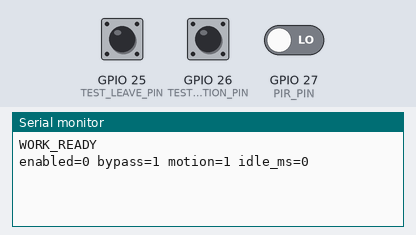
Bench run of a sketch on a simulated ESP32. Shown: the last lines printed to the serial monitor. Inputs (shaded band) come from the test bench; at power-on: GPIO 25 (TEST_LEAVE_PIN) HIGH, GPIO 26 (TEST_MOTION_PIN) LOW, GPIO 27 (PIR_PIN) LOW. WiFi joins after 1.5 s; servers stay silent unless stated; the local clock reads 2024-03-15 10:24:30 at power-on unless the sketch sets it; random numbers use the default seed unless the sketch sets one; EEPROM starts erased; no MQTT or app messages arrive unless stated.

Above: at 1.2 s.
1.3 s: GPIO 25 (TEST_LEAVE_PIN) pulled LOW for 0.15 s
At 1.51 s:
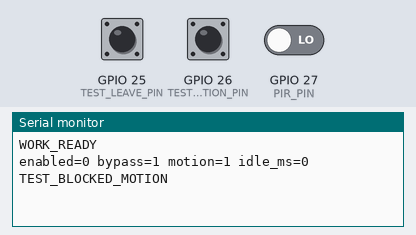
3.0 s: GPIO 26 (TEST_MOTION_PIN) pulled HIGH for 0.15 s
At 3.9 s:
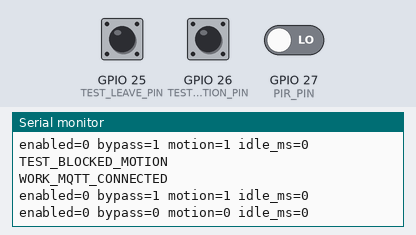
4.6 s: GPIO 25 (TEST_LEAVE_PIN) driven LOW and GPIO 26 (TEST_MOTION_PIN) driven HIGH
At 4.94 s:
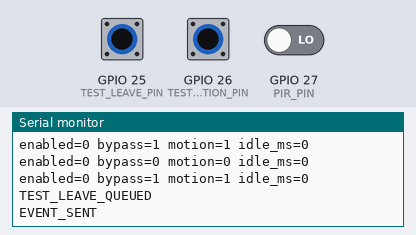
6.1 s: GPIO 27 (PIR_PIN) driven HIGH
At 7.0 s:
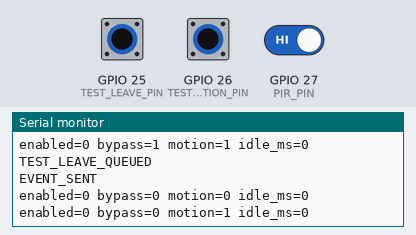
7.6 s: GPIO 25 (TEST_LEAVE_PIN) pulsed HIGH 5 times (0.12 s each, 0.3 s apart)
At 8.57 s:
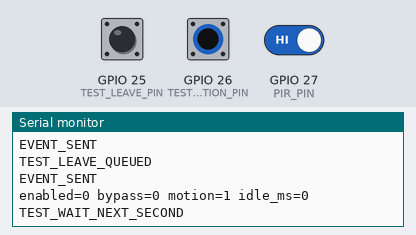

Measured:
- after the input at 1.3 s, the serial monitor: prints a new line at once (image 1)
- after the input at 3.0 s, the serial monitor: prints a new line after 0.06 s (image 2)
- after the input at 4.6 s, the serial monitor: prints a new line at once (image 3)
- after the input at 6.1 s, the serial monitor: prints a new line at once (image 4)
- after the input at 7.6 s, the serial monitor: prints a new line after 0.77 s (image 5)

The sketch:

WorkNode.ino
```cpp
#include <Arduino.h>
#include <WiFi.h>
#include <WiFiClientSecure.h>
#include <PubSubClient.h>
#include <time.h>
#include <Preferences.h>
#include <esp_system.h>
#include "config.h"
#include "schedule.h"
#include "notify.h"
#include "mode_button.h"

sa::DeskIdleDetector detector;
Preferences dayStore;
bool dayStoreReady = false;
struct Departure { uint32_t epoch; bool test; };
QueueHandle_t departures;
sa::ModeButton testButton;

// Send departure events over MQTT/TLS. This node does not send raw PIR readings or receive home commands.
void networkTask(void*) {
  WiFiClientSecure tls; tls.setCACert(ROOT_CA); tls.setHandshakeTimeout(5);
  PubSubClient mqtt(tls); mqtt.setServer("io.adafruit.com", 8883);
  mqtt.setSocketTimeout(2); mqtt.setKeepAlive(30);
  WiFi.mode(WIFI_STA); WiFi.begin(WIFI_SSID, WIFI_PASSWORD);
  configTzTime(LOCAL_TZ, "pool.ntp.org", "time.google.com");
  String topic = String(AIO_USERNAME) + "/feeds/sa-work-idle";
  char id[48];
  snprintf(id, sizeof(id), "work-%012llx-%08lx", (unsigned long long)ESP.getEfuseMac(), (unsigned long)esp_random());
  uint32_t retryAt = millis() - 10000, wifiAt = millis(), waitMs = 10000;
  uint32_t pending = 0, sentAt = 0;
  bool pendingTest = false;
  for (;;) {
    uint32_t now = millis();
    Departure event{};
    // One queued event is allowed. A newly received event replaces the event being resent.
    if (xQueueReceive(departures, &event, 0) == pdTRUE) {
      pending = event.epoch; pendingTest = event.test; sentAt = now - 15000;
    }
    uint32_t utc = (uint32_t)time(nullptr);
    if (pending && !sa::fresh(pending, utc, EVENT_MAX_AGE_SECONDS)) {
      Serial.println("EVENT_RETRY_WINDOW_END"); pending = 0;
    }
    if (WiFi.status() != WL_CONNECTED) {
      if (now - wifiAt >= 15000) { wifiAt = now; WiFi.reconnect(); }
    } else if (utc >= 1700000000) {
      if (!mqtt.connected() && now - retryAt >= waitMs) {
        retryAt = now;
        if (mqtt.connect(id, AIO_USERNAME, AIO_KEY)) { waitMs = 10000; Serial.println("WORK_MQTT_CONNECTED"); }
        else waitMs = waitMs < 30000 ? waitMs * 2 : 60000;
      }
      if (mqtt.connected()) {
        mqtt.loop();
        // Resend the same event; the home node rejects duplicate timestamps.
        if (pending && now - sentAt >= 15000) {
          sentAt = now;
          char text[48]; snprintf(text, sizeof(text), "v2|%s|%lu", pendingTest ? "work-test" : "work-desk", (unsigned long)pending);
          // EVENT_SENT reports publish success in this client. It is not an acknowledgement that the home node ran the task.
          Serial.println(mqtt.publish(topic.c_str(), text, false) ? "EVENT_SENT" : "EVENT_SEND_FAILED");
        }
      }
    }
    vTaskDelay(pdMS_TO_TICKS(20));
  }
}
void setup() {
  Serial.begin(115200);
  dayStoreReady = dayStore.begin("desk-idle", false);
  if (dayStoreReady) detector.firedDay = dayStore.getUInt("day", 0);
  else Serial.println("DAY_STORE_ERROR");
  pinMode(PIR_PIN, INPUT_PULLDOWN);
  pinMode(TEST_LEAVE_PIN, INPUT_PULLUP);
  pinMode(TEST_MOTION_PIN, INPUT_PULLUP);
  departures = xQueueCreate(1, sizeof(Departure));
  if (!departures) abort();
  // The alert task is available, but this firmware has no alerts::send call and cannot detect a disconnected PIR from LOW alone.
  alerts::begin();
  if (xTaskCreatePinnedToCore(networkTask, "network", 8192, nullptr, 1, nullptr, 0) != pdPASS) abort();
  Serial.println("WORK_READY");
}
void loop() {
  static uint32_t sampleAt = 0;
  uint32_t now = millis();
  bool forcedMotion = digitalRead(TEST_MOTION_PIN) == LOW;
  // Test leave skips weekday, work time, idle time and the daily limit. It requires a valid clock and a released continuous-motion switch; real PIR HIGH does not block it.
  if (testButton.sample(digitalRead(TEST_LEAVE_PIN) == LOW, now)) {
    time_t utc = time(nullptr);
    static uint32_t lastTest = 0;
    if (forcedMotion) Serial.println("TEST_BLOCKED_MOTION");
    else if (utc < 1700000000) Serial.println("TEST_CLOCK_NOT_READY");
    else if ((uint32_t)utc <= lastTest) Serial.println("TEST_WAIT_NEXT_SECOND");
    else {
      // Use a new timestamp for each accepted test press. Tests do not change the normal detector or its saved date.
      Departure event{(uint32_t)utc, true};
      if (xQueueSend(departures, &event, 0) == pdTRUE) {
        lastTest = event.epoch;
        Serial.println("TEST_LEAVE_QUEUED");
      } else Serial.println("WORK_QUEUE_FULL");
    }
  }
  if (now - sampleAt >= WORK_SAMPLE_MS) {
    sampleAt = now;
    time_t epoch = time(nullptr); struct tm local{};
    bool validClock = epoch >= 1700000000 && localtime_r(&epoch, &local);
    bool workingDay = validClock && sa::weekday(local.tm_wday);
    // Ignore PIR input on weekends. A LOW signal alone cannot confirm sensor health.
    bool motion = workingDay && (forcedMotion || digitalRead(PIR_PIN) == HIGH);
    // Normal detection starts on weekdays at 18:00. Earlier inactivity is not counted. A restart starts a new idle interval.
    bool enabled = workingDay && local.tm_hour * 60 + local.tm_min >= WORK_END_MINUTE;
    uint32_t day = validClock ? (local.tm_year + 1900) * 10000 + (local.tm_mon + 1) * 100 + local.tm_mday : 0;
    if (detector.sample(motion, enabled, day, now, IDLE_SECONDS * 1000)) {
      // Save the date before sending. Do not send if storage fails.
      if (!dayStoreReady || dayStore.putUInt("day", day) != sizeof(uint32_t)) {
        Serial.println("DAY_STORE_ERROR");
      } else {
        Departure value{(uint32_t)epoch, false};
        if (xQueueSend(departures, &value, 0) != pdTRUE) {
          Serial.println("WORK_QUEUE_FULL");
        } else {
          Serial.println("WORK_IDLE_QUEUED");
        }
      }
    }

    // Show the timer once per second.
    static uint32_t logAt = 0;
    if (now - logAt >= 1000) {
      logAt = now;
      Serial.printf(
        "enabled=%d bypass=%d motion=%d idle_ms=%lu\n",
        enabled,
        forcedMotion,
        motion,
        (unsigned long)detector.idleElapsedMs(now)
      );
    }
  }
  vTaskDelay(pdMS_TO_TICKS(5));
}
```

ca.h
```cpp
#pragma once

// Use these trusted public root certificates for TLS connections.
// Review and update these certificates if the server certificate chain changes.
static const char ROOT_CA[] = R"PEM(
-----BEGIN CERTIFICATE-----
MIIDjjCCAnagAwIBAgIQAzrx5qcRqaC7KGSxHQn65TANBgkqhkiG9w0BAQsFADBh
MQswCQYDVQQGEwJVUzEVMBMGA1UEChMMRGlnaUNlcnQgSW5jMRkwFwYDVQQLExB3
d3cuZGlnaWNlcnQuY29tMSAwHgYDVQQDExdEaWdpQ2VydCBHbG9iYWwgUm9vdCBH
MjAeFw0xMzA4MDExMjAwMDBaFw0zODAxMTUxMjAwMDBaMGExCzAJBgNVBAYTAlVT
MRUwEwYDVQQKEwxEaWdpQ2VydCBJbmMxGTAXBgNVBAsTEHd3dy5kaWdpY2VydC5j
b20xIDAeBgNVBAMTF0RpZ2lDZXJ0IEdsb2JhbCBSb290IEcyMIIBIjANBgkqhkiG
9w0BAQEFAAOCAQ8AMIIBCgKCAQEAuzfNNNx7a8myaJCtSnX/RrohCgiN9RlUyfuI
2/Ou8jqJkTx65qsGGmvPrC3oXgkkRLpimn7Wo6h+4FR1IAWsULecYxpsMNzaHxmx
1x7e/dfgy5SDN67sH0NO3Xss0r0upS/kqbitOtSZpLYl6ZtrAGCSYP9PIUkY92eQ
q2EGnI/yuum06ZIya7XzV+hdG82MHauVBJVJ8zUtluNJbd134/tJS7SsVQepj5Wz
tCO7TG1F8PapspUwtP1MVYwnSlcUfIKdzXOS0xZKBgyMUNGPHgm+F6HmIcr9g+UQ
vIOlCsRnKPZzFBQ9RnbDhxSJITRNrw9FDKZJobq7nMWxM4MphQIDAQABo0IwQDAP
BgNVHRMBAf8EBTADAQH/MA4GA1UdDwEB/wQEAwIBhjAdBgNVHQ4EFgQUTiJUIBiV
5uNu5g/6+rkS7QYXjzkwDQYJKoZIhvcNAQELBQADggEBAGBnKJRvDkhj6zHd6mcY
1Yl9PMWLSn/pvtsrF9+wX3N3KjITOYFnQoQj8kVnNeyIv/iPsGEMNKSuIEyExtv4
NeF22d+mQrvHRAiGfzZ0JFrabA0UWTW98kndth/Jsw1HKj2ZL7tcu7XUIOGZX1NG
Fdtom/DzMNU+MeKNhJ7jitralj41E6Vf8PlwUHBHQRFXGU7Aj64GxJUTFy8bJZ91
8rGOmaFvE7FBcf6IKshPECBV1/MUReXgRPTqh5Uykw7+U0b6LJ3/iyK5S9kJRaTe
pLiaWN0bfVKfjllDiIGknibVb63dDcY3fe0Dkhvld1927jyNxF1WW6LZZm6zNTfl
MrY=
-----END CERTIFICATE-----
-----BEGIN CERTIFICATE-----
MIIFazCCA1OgAwIBAgIRAIIQz7DSQONZRGPgu2OCiwAwDQYJKoZIhvcNAQELBQAw
TzELMAkGA1UEBhMCVVMxKTAnBgNVBAoTIEludGVybmV0IFNlY3VyaXR5IFJlc2Vh
cmNoIEdyb3VwMRUwEwYDVQQDEwxJU1JHIFJvb3QgWDEwHhcNMTUwNjA0MTEwNDM4
WhcNMzUwNjA0MTEwNDM4WjBPMQswCQYDVQQGEwJVUzEpMCcGA1UEChMgSW50ZXJu
ZXQgU2VjdXJpdHkgUmVzZWFyY2ggR3JvdXAxFTATBgNVBAMTDElTUkcgUm9vdCBY
MTCCAiIwDQYJKoZIhvcNAQEBBQADggIPADCCAgoCggIBAK3oJHP0FDfzm54rVygc
h77ct984kIxuPOZXoHj3dcKi/vVqbvYATyjb3miGbESTtrFj/RQSa78f0uoxmyF+
0TM8ukj13Xnfs7j/EvEhmkvBioZxaUpmZmyPfjxwv60pIgbz5MDmgK7iS4+3mX6U
A5/TR5d8mUgjU+g4rk8Kb4Mu0UlXjIB0ttov0DiNewNwIRt18jA8+o+u3dpjq+sW
T8KOEUt+zwvo/7V3LvSye0rgTBIlDHCNAymg4VMk7BPZ7hm/ELNKjD+Jo2FR3qyH
B5T0Y3HsLuJvW5iB4YlcNHlsdu87kGJ55tukmi8mxdAQ4Q7e2RCOFvu396j3x+UC
B5iPNgiV5+I3lg02dZ77DnKxHZu8A/lJBdiB3QW0KtZB6awBdpUKD9jf1b0SHzUv
KBds0pjBqAlkd25HN7rOrFleaJ1/ctaJxQZBKT5ZPt0m9STJEadao0xAH0ahmbWn
OlFuhjuefXKnEgV4We0+UXgVCwOPjdAvBbI+e0ocS3MFEvzG6uBQE3xDk3SzynTn
jh8BCNAw1FtxNrQHusEwMFxIt4I7mKZ9YIqioymCzLq9gwQbooMDQaHWBfEbwrbw
qHyGO0aoSCqI3Haadr8faqU9GY/rOPNk3sgrDQoo//fb4hVC1CLQJ13hef4Y53CI
rU7m2Ys6xt0nUW7/vGT1M0NPAgMBAAGjQjBAMA4GA1UdDwEB/wQEAwIBBjAPBgNV
HRMBAf8EBTADAQH/MB0GA1UdDgQWBBR5tFnme7bl5AFzgAiIyBpY9umbbjANBgkq
hkiG9w0BAQsFAAOCAgEAVR9YqbyyqFDQDLHYGmkgJykIrGF1XIpu+ILlaS/V9lZL
ubhzEFnTIZd+50xx+7LSYK05qAvqFyFWhfFQDlnrzuBZ6brJFe+GnY+EgPbk6ZGQ
3BebYhtF8GaV0nxvwuo77x/Py9auJ/GpsMiu/X1+mvoiBOv/2X/qkSsisRcOj/KK
NFtY2PwByVS5uCbMiogziUwthDyC3+6WVwW6LLv3xLfHTjuCvjHIInNzktHCgKQ5
ORAzI4JMPJ+GslWYHb4phowim57iaztXOoJwTdwJx4nLCgdNbOhdjsnvzqvHu7Ur
TkXWStAmzOVyyghqpZXjFaH3pO3JLF+l+/+sKAIuvtd7u+Nxe5AW0wdeRlN8NwdC
jNPElpzVmbUq4JUagEiuTDkHzsxHpFKVK7q4+63SM1N95R1NbdWhscdCb+ZAJzVc
oyi3B43njTOQ5yOf+1CceWxG1bQVs5ZufpsMljq4Ui0/1lvh+wjChP4kqKOJ2qxq
4RgqsahDYVvTH9w7jXbyLeiNdd8XM2w9U/t7y0Ff/9yi0GE44Za4rF2LN9d11TPA
mRGunUHBcnWEvgJBQl9nJEiU0Zsnvgc/ubhPgXRR4Xq37Z0j4r7g1SgEEzwxA57d
emyPxgcYxn/eR44/KJ4EBs+lVDR3veyJm+kXQ99b21/+jh5Xos1AnX5iItreGCc=
-----END CERTIFICATE-----
)PEM";
```

mode_button.h
```cpp
#pragma once
#include <stdint.h>

namespace sa {
// Debounce press and release for 40 milliseconds; holding generates only one event.
class ModeButton {
 public:
  bool sample(bool pressed, uint32_t now) {
    if (pressed != raw) { raw = pressed; changedAt = now; }
    if (raw == stable || uint32_t(now - changedAt) < 40) return false;
    stable = raw;
    return stable;
  }
 private:
  bool raw = false, stable = false;
  uint32_t changedAt = 0;
};
}
```

notify.h
```cpp
#pragma once
#include <Arduino.h>
#include <WiFi.h>
#include <WiFiClientSecure.h>
#include <HTTPClient.h>
#include <time.h>
#include "freertos/FreeRTOS.h"
#include "freertos/queue.h"
#include "ca.h"

// Support older secrets.h files that omit the optional authentication token.
#ifndef NTFY_TOKEN
#define NTFY_TOKEN ""
#endif

// Send HTTPS requests in a separate task to avoid blocking local control or MQTT.
namespace alerts {
struct Message { char body[180]; };
static QueueHandle_t queue;
static void task(void*) {
  Message message{};
  for (;;) {
    if (xQueueReceive(queue, &message, portMAX_DELAY) != pdTRUE) continue;
    // Retry this message every 60 seconds until HTTP succeeds. Later messages wait; a full queue rejects new messages.
    bool sent = false;
    while (!sent) {
      if (WiFi.status() == WL_CONNECTED && time(nullptr) >= 1700000000) {
        WiFiClientSecure tls;
        tls.setCACert(ROOT_CA); tls.setHandshakeTimeout(5);
        HTTPClient http;
        http.setConnectTimeout(5000); http.setTimeout(5000);
        if (http.begin(tls, NTFY_URL)) {
          http.addHeader("Content-Type", "text/plain; charset=utf-8");
          http.addHeader("Title", "SmartArrival sensor error");
          http.addHeader("Tags", "warning");
          if (strlen(NTFY_TOKEN)) http.addHeader("Authorization", String("Bearer ") + NTFY_TOKEN);
          int code = http.POST(String(message.body));
          sent = code >= 200 && code < 300;
          Serial.printf("NTFY_HTTP=%d\n", code);
          http.end();
        }
      }
      if (!sent) vTaskDelay(pdMS_TO_TICKS(60000));
    }
  }
}
static void begin() {
  if (strncmp(NTFY_URL, "https://", 8) != 0) {
    Serial.println("NTFY_NOT_CONFIGURED"); return;
  }
  queue = xQueueCreate(8, sizeof(Message));
  if (!queue) { Serial.println("NTFY_QUEUE_ERROR"); return; }
  if (xTaskCreate(task, "ntfy", 8192, nullptr, 1, nullptr) != pdPASS) {
    vQueueDelete(queue); queue = nullptr; Serial.println("NTFY_TASK_ERROR");
  }
}
// Callers must detect errors. This helper does not monitor sensors by itself.
static void send(const char* node, const char* error) {
  Message message{};
  snprintf(message.body, sizeof(message.body), "%s: %s. Sensor error. Automatic control is paused. Check the sensor. UTC=%lu",
           node, error, (unsigned long)time(nullptr));
  Serial.println(message.body);
  if (!queue) { Serial.println("NTFY_UNAVAILABLE"); return; }
  if (xQueueSend(queue, &message, 0) != pdTRUE) Serial.println("NTFY_QUEUE_FULL");
}
}
```

schedule.h
```cpp
#pragma once
#include <stdint.h>
#include <stddef.h>
#include <string.h>
namespace sa {
inline bool weekday(int day) { return day >= 1 && day <= 5; }
inline bool workWindow(int day, int minute, int endMinute) {
  return weekday(day) && minute >= endMinute && minute < 1440;
}
inline bool fresh(uint32_t event, uint32_t now, uint32_t maxAge = 120) {
  return event <= now && now - event <= maxAge;
}
// Use desk idle events; legacy parking messages are no longer accepted.
// Accept work-desk and, only with a test output pointer, work-test. This parser does not check age, mode or weekday.
inline bool parseEvent(const char* text, size_t length, uint32_t& epoch, bool* test = nullptr) {
  const char prefix[] = "v2|work-desk|";
  const size_t n = sizeof(prefix) - 1;
  if (length <= n || length > n + 10) return false;
  bool isTest = memcmp(text, "v2|work-test|", n) == 0;
  if (memcmp(text, prefix, n) && !isTest) return false;
  if (isTest && !test) return false;
  if (test) *test = isTest;
  uint64_t value = 0;
  for (size_t i = n; i < length; ++i) {
    if (text[i] < '0' || text[i] > '9') return false;
    value = value * 10 + (text[i] - '0');
  }
  if (value < 1700000000ULL || value > UINT32_MAX) return false;
  epoch = (uint32_t)value; return true;
}
class DeskIdleDetector {
 public:
  // Generate one event per date; firmware persists the date in nonvolatile storage.
  // line 34-36 return current idle time
  uint32_t idleElapsedMs(uint32_t now) const {
    return tracking ? now - quietAt : 0;
  }

  uint32_t firedDay = 0;
  bool sample(bool motion, bool enabled, uint32_t day, uint32_t now, uint32_t idleMs) {
    // Normal events only: reset the quiet interval when disabled, on a new date, or after a sample gap greater than one second. Motion also resets it.
    if (!enabled) { tracking = false; return false; }
    if (!tracking || currentDay != day || now - lastSample > 1000) {
      tracking = true; currentDay = day; quietAt = now;
    }
    lastSample = now;
    if (motion) quietAt = now;
    if (firedDay == day || now - quietAt < idleMs) return false;
    firedDay = day; return true;
  }
 private:
  bool tracking = false;
  uint32_t currentDay = 0, quietAt = 0, lastSample = 0;
};
}
```

secrets.h
```cpp
#pragma once
#define WIFI_SSID "Wokwi-GUEST"
#define WIFI_PASSWORD ""
#define AIO_USERNAME "feijichang2873"
#define AIO_KEY "CHECK ASSESSMENT DOCUMENT"
#define NTFY_URL "https://ntfy.sh/3707na32-1_NTFY_Message_server"


//enhanced safety for real deployment, un-nessory for assessment.(we are in test environment, right?)
#define NTFY_TOKEN ""
```

config.h
```cpp
#pragma once
#if __has_include("secrets.h")
#include "secrets.h"
#else
#include "secrets.example.h"
#endif
#include "settings.h"
// Connect the desk PIR motion sensor digital output to GPIO27.
constexpr int PIR_PIN = 27;

// Test button and continuous-motion switch use pull-ups; ground activates them.
constexpr int TEST_LEAVE_PIN = 25, TEST_MOTION_PIN = 26;
```

settings.h
```cpp
#pragma once
#include <stdint.h>
// Brisbane uses UTC+10; weekdays are Monday through Friday.
constexpr const char* LOCAL_TZ = "AEST-10";
constexpr int WORK_END_MINUTE = 18 * 60;
// Count continuous inactivity after work ends, without an additional travel delay.
constexpr uint32_t IDLE_SECONDS = 30 * 60;
// Home remote-task duration, measured from the event timestamp. Local tasks use 1800000 ms in control.h.
constexpr uint32_t SESSION_SECONDS = 30 * 60;
// Maximum event age on receipt and maximum resend window at the work node.
constexpr uint32_t EVENT_MAX_AGE_SECONDS = 120;
// Work-node sampling interval. IDLE_SECONDS and WORK_SAMPLE_MS are not used by the home control loop.
constexpr uint32_t WORK_SAMPLE_MS = 100;
// IDLE_SECONDS may be shortened for testing; restore it to 1800 seconds afterwards.
// Use the real clock for dates, time zones and message times; do not simulate weekdays.
static_assert(IDLE_SECONDS >= 1 && IDLE_SECONDS <= 86400, "Check idle time");
static_assert(WORK_END_MINUTE >= 0 && WORK_END_MINUTE < 1440, "Check work time");
static_assert(SESSION_SECONDS >= 1 && SESSION_SECONDS <= 86400, "Check session time");
```
